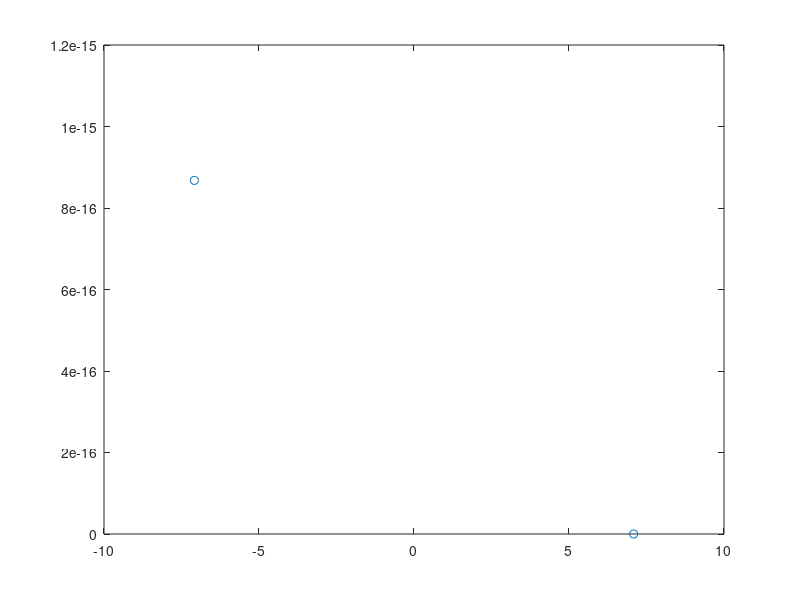

MATLAB code to generate this figure:
% this script will generate points that are 'd' distance apart over a
% virion of radius 'R'
%-------------------------------------------------------------------------------------------------------------
x1=88.2;
y1=264.6;
z1=0;
x2=98.7;
y2=-4.2;
z2=z1;
x3=-42.0;
y3=117.6;
z3=z1;
x4=222.0;
y4=126.0;
z4=z1;
d1=sqrt((x1-x2)*(x1-x2) + (y1-y2)*(y1-y2));
d2=sqrt((x3-x4)*(x3-x4) + (y3-y4)*(y3-y4));
%d1=y3-y4
%d2=x2-x1
r=((d1+d2)/2)/2
R=r+10;
%calculating the center ofthe virion
x=[x1 x2 x3 x4];
xc=min(x)+r;
y=[y1 y2 y3 y4];
yc=min(y)+r;
zc=z1;
c=[xc yc zc]
%c=[0 0 0];
%--------------------------------------------------------------------------------------------------------------
%d=9.0826;
d=18.1652;
%R=59.325;
%no of cicles in one hemisphere
S=(pi*R)/2
N=round(S/d)
% points in the 0th circle
n=round(2*pi*R/d)
Z=0;
t=[0:n-1]';
       A=R*cos(2*pi*t/n);
       B=R*sin(2*pi*t/n);
       plot(R*cos(2*pi*t/n),R*sin(2*t*pi/n),'o')
C=horzcat(A,B);       
D=repmat(Z,n,1);
E=horzcat(C,D);
%F=[0 0 0];
F=[xc yc zc];
G=repmat(F,n,1);
E=E+G;
%dlmwrite('circle_0.new',E,' ');
% points on other circles
for i=1:N
    theta=(i*d/R);
    R_new=R*(cos(theta));
    Z=R*(sin(theta));
    n=round((2*pi*R_new/d));
    t=[0:n-1]';
       A=R_new*cos(2*pi*t/n);
       B=R_new*sin(2*pi*t/n);
       plot(R_new*cos(2*pi*t/n),R_new*sin(2*t*pi/n),'o')
    C=horzcat(A,B);
    D=repmat(Z,n,1);
    H=horzcat(C,D);
    %F=[0 0 0];
    F=[xc yc zc];
    G=repmat(F,n,1);
    H=H+G;
    E=vertcat(E,H);
    
    %dlmwrite('circle[i].new',E,' ');
end
for i=1:N
    theta=(i*d/R);
    R_new=R*(cos(theta));
    Z=-R*(sin(theta));
    n=round((2*pi*R_new/d));
    t=[0:n-1]';
       A=R_new*cos(2*pi*t/n);
       B=R_new*sin(2*pi*t/n);
       plot(R_new*cos(2*pi*t/n),R_new*sin(2*t*pi/n),'o')
    C=horzcat(A,B);
    D=repmat(Z,n,1);
    I=horzcat(C,D);
    %F=[0 0 0];
    F=[xc yc zc];
    G=repmat(F,n,1);
    I=I+G;
    E=vertcat(E,I);
    
    %dlmwrite('circle[i].new',E,' ');
end
size(E)
dlmwrite('test_points_vir01_new.txt',E,' ');
